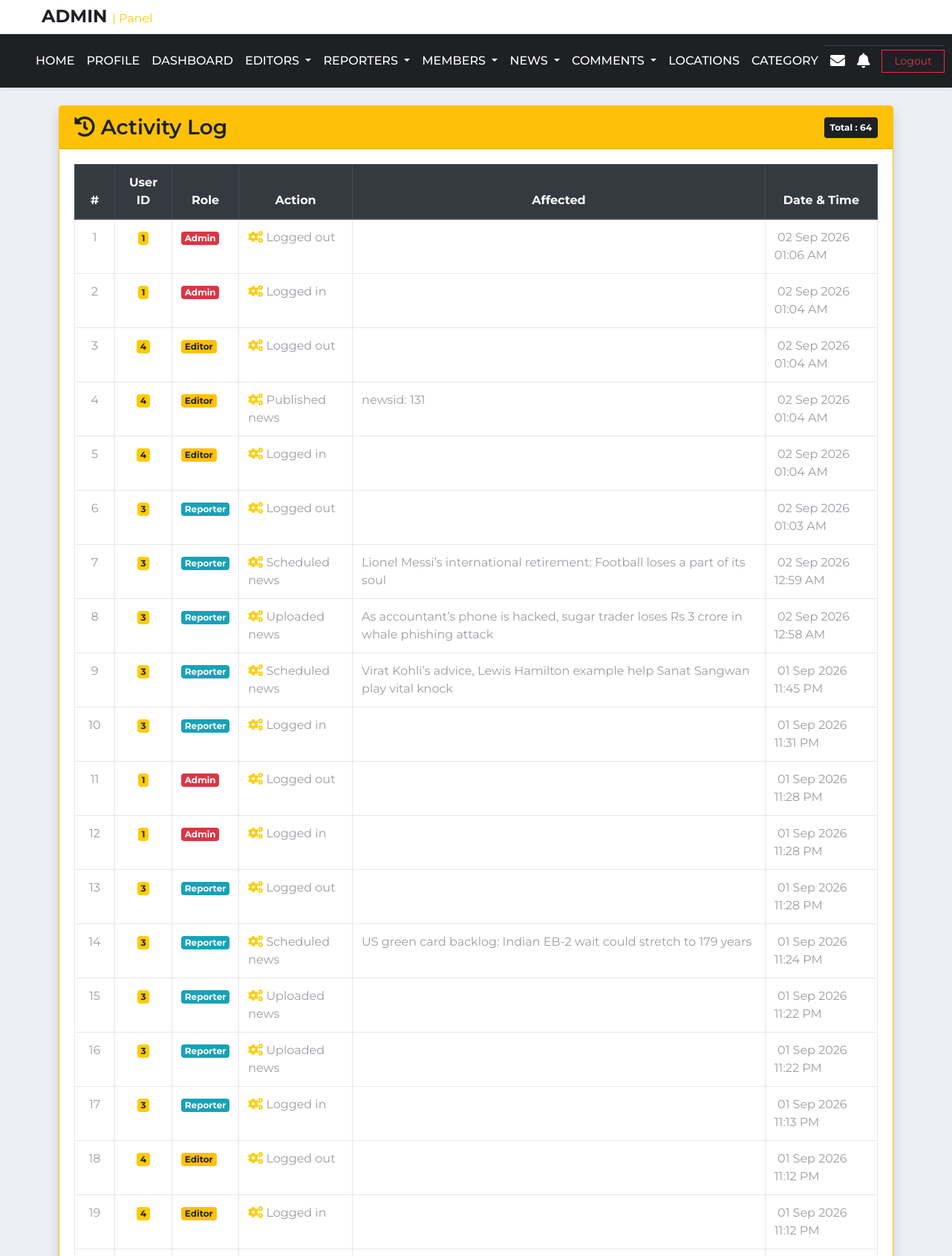
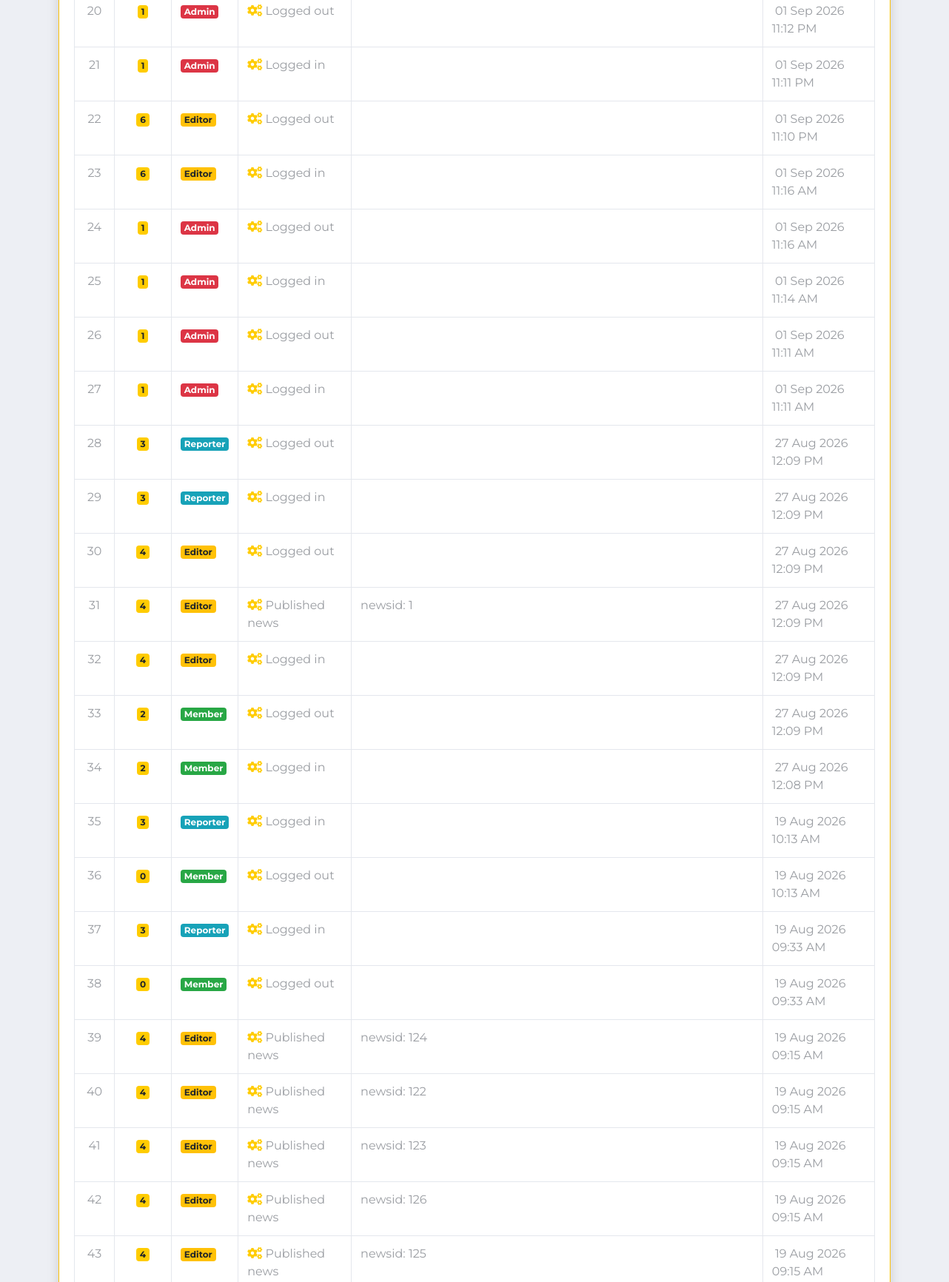
Screenshot of /activity.php (signed in, upper part) with the database file from the repository (2 pictures, top to bottom).
### tables this page shows
CREATE TABLE `activity_log` (
  `log_id` int(5) NOT NULL,
  `uid` int(5) NOT NULL,
  `role` text NOT NULL,
  `action` varchar(100) NOT NULL,
  `affected` varchar(100) NOT NULL,
  `time` datetime NOT NULL DEFAULT current_timestamp()
);

### activity.php (the view, shortened to what this page needs)
<?php
if (!isset($conn)) {
    $conn = mysqli_connect("localhost", "root", "", "news");
}
include "admin_header.php";
$sql2 = "SELECT * FROM activity_log ORDER BY time DESC";
$result2 = mysqli_query($conn, $sql2);
?>
<div class="container mt-4">
    <div class="card shadow border-warning">
        <div class="card-header bg-warning">
            <div class="d-flex justify-content-between align-items-center">
                <h3 class="mb-0 text-dark">
                    <i class="fa fa-history"></i>
                    Activity Log
                </h3>
                <span class="badge badge-dark p-2">
                    Total : <?php echo mysqli_num_rows($result2); ?>
                </span>
            </div>
        </div>
        <div class="card-body">
            <div class="table-responsive">
                <table class="table table-bordered table-hover">
                    <thead class="thead-dark">
                        <tr class="text-center">
                            <th width="5%">#</th>
                            <th>User ID</th>
                            <th>Role</th>
                            <th>Action</th>
                            <th>Affected</th>
                            <th>Date & Time</th>
                        </tr>
                    </thead>
                    <tbody>
                        <?php
                        $i = 1;
                        foreach ($result2 as $row) {
                        ?>
                            <tr>
                                <td class="text-center">
                                    <?php echo $i++; ?>
                                </td>
                                <td class="text-center">
                                    <span class="badge badge-primary">
                                        <?php echo $row['uid']; ?>
                                    </span>
                                </td>
                                <td>
                                    <?php
                                    if ($row['role'] == "admin") {
                                        echo '<span class="badge badge-danger">Admin</span>';
                                    } elseif ($row['role'] == "editor") {
                                        echo '<span class="badge badge-warning">Editor</span>';
                                    } elseif ($row['role'] == "reporter") {
                                        echo '<span class="badge badge-info">Reporter</span>';
                                    } else {
                                        echo '<span class="badge badge-success">Member</span>';
                                    }
                                    ?>
                                </td>
                                <td>
                                    <i class="fa fa-cogs text-primary"></i>
                                    <?php echo ucfirst($row['action']); ?>
                                </td>
                                <td>
                                    <?php echo $row['affected']; ?>
                                </td>
                                <td>
                                    <?php echo date("d M Y h:i A", strtotime($row['time'])); ?>
                                </td>
                            </tr>
                        <?php
                        }
                        ?>
                    </tbody>
                </table>
            </div>
        </div>
    </div>
</div>
<?php
include "footer.php";
?>

### rows the page displays
activity_log: uid "1", role "Admin", action "Logged out", time "02 Sep 2026 01:06 AM"
activity_log: uid "1", role "Admin", action "Logged in", time "02 Sep 2026 01:04 AM"
activity_log: uid "4", role "Editor", action "Logged out", time "02 Sep 2026 01:04 AM"
activity_log: uid "4", role "Editor", action "Published news", affected "newsid: 131", time "02 Sep 2026 01:04 AM"
activity_log: uid "4", role "Editor", action "Logged in", time "02 Sep 2026 01:04 AM"
activity_log: uid "3", role "Reporter", action "Logged out", time "02 Sep 2026 01:03 AM"
activity_log: uid "3", role "Reporter", action "Scheduled news", affected "Lionel Messi’s international retirement: Football loses a part of its soul", time "02 Sep 2026 12:59 AM"
activity_log: uid "3", role "Reporter", action "Uploaded news", affected "As accountant’s phone is hacked, sugar trader loses Rs 3 crore in whale phishing attack", time "02 Sep 2026 12:58 AM"
activity_log: uid "3", role "Reporter", action "Scheduled news", affected "Virat Kohli’s advice, Lewis Hamilton example help Sanat Sangwan play vital knock", time "01 Sep 2026 11:45 PM"
activity_log: uid "3", role "Reporter", action "Logged in", time "01 Sep 2026 11:31 PM"
activity_log: uid "1", role "Admin", action "Logged out", time "01 Sep 2026 11:28 PM"
activity_log: uid "1", role "Admin", action "Logged in", time "01 Sep 2026 11:28 PM"
activity_log: uid "3", role "Reporter", action "Logged out", time "01 Sep 2026 11:28 PM"
activity_log: uid "3", role "Reporter", action "Scheduled news", affected "US green card backlog: Indian EB-2 wait could stretch to 179 years", time "01 Sep 2026 11:24 PM"
activity_log: uid "3", role "Reporter", action "Uploaded news", time "01 Sep 2026 11:22 PM"
activity_log: uid "3", role "Reporter", action "Uploaded news", time "01 Sep 2026 11:22 PM"
activity_log: uid "3", role "Reporter", action "Logged in", time "01 Sep 2026 11:13 PM"
activity_log: uid "4", role "Editor", action "Logged out", time "01 Sep 2026 11:12 PM"
activity_log: uid "4", role "Editor", action "Logged in", time "01 Sep 2026 11:12 PM"
activity_log: uid "1", role "Admin", action "Logged out", time "01 Sep 2026 11:12 PM"
activity_log: uid "1", role "Admin", action "Logged in", time "01 Sep 2026 11:11 PM"
activity_log: uid "6", role "Editor", action "Logged out", time "01 Sep 2026 11:10 PM"
activity_log: uid "6", role "Editor", action "Logged in", time "01 Sep 2026 11:16 AM"
activity_log: uid "1", role "Admin", action "Logged out", time "01 Sep 2026 11:16 AM"
activity_log: uid "1", role "Admin", action "Logged in", time "01 Sep 2026 11:14 AM"
activity_log: uid "1", role "Admin", action "Logged out", time "01 Sep 2026 11:11 AM"
activity_log: uid "1", role "Admin", action "Logged in", time "01 Sep 2026 11:11 AM"
activity_log: uid "3", role "Reporter", action "Logged out", time "27 Aug 2026 12:09 PM"
activity_log: uid "3", role "Reporter", action "Logged in", time "27 Aug 2026 12:09 PM"
activity_log: uid "4", role "Editor", action "Logged out", time "27 Aug 2026 12:09 PM"
activity_log: uid "4", role "Editor", action "Published news", affected "newsid: 1", time "27 Aug 2026 12:09 PM"
activity_log: uid "4", role "Editor", action "Logged in", time "27 Aug 2026 12:09 PM"
activity_log: uid "2", role "Member", action "Logged out", time "27 Aug 2026 12:09 PM"
activity_log: uid "2", role "Member", action "Logged in", time "27 Aug 2026 12:08 PM"
activity_log: uid "3", role "Reporter", action "Logged in", time "19 Aug 2026 10:13 AM"
activity_log: uid "0", role "Member", action "Logged out", time "19 Aug 2026 10:13 AM"
activity_log: uid "3", role "Reporter", action "Logged in", time "19 Aug 2026 09:33 AM"
activity_log: uid "0", role "Member", action "Logged out", time "19 Aug 2026 09:33 AM"
activity_log: uid "4", role "Editor", action "Published news", affected "newsid: 124", time "19 Aug 2026 09:15 AM"
activity_log: uid "4", role "Editor", action "Published news", affected "newsid: 122", time "19 Aug 2026 09:15 AM"
activity_log: uid "4", role "Editor", action "Published news", affected "newsid: 123", time "19 Aug 2026 09:15 AM"
activity_log: uid "4", role "Editor", action "Published news", affected "newsid: 126", time "19 Aug 2026 09:15 AM"
activity_log: uid "4", role "Editor", action "Published news", affected "newsid: 125", time "19 Aug 2026 09:15 AM"

### other values shown
mysqli_num_rows($result2) "64"
